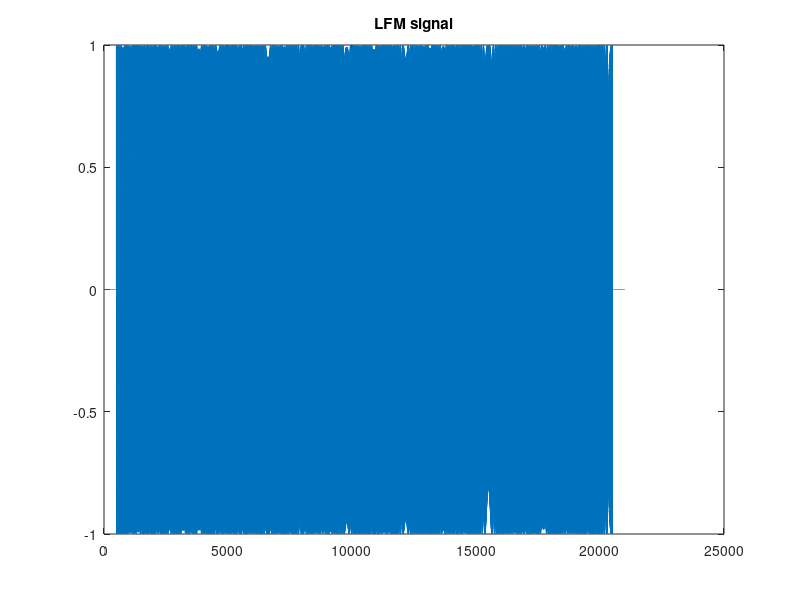

MATLAB code for this plot: (Note: this script raises an error after producing the figure.)
T=1;
f1=1000;
f2=5000;

Fs=20e3;
Ts=1/Fs;

t=0:Ts:T;
phase= 2*pi*(f1*t + (f2-f1)/(2*T)*t.^2);
x=[zeros(1,500), cos(phase), zeros(1,500)];
figure(1);
plot(x);
title('LFM signal');

figure (2);
spectrogram(x, rectwin(100), 90, 1024, Fs);
title ('Rectangular window L=100');
figure (3);
spectrogram(x, rectwin(50), 40, 1024, Fs);
title ('Rectangular window L=50');

figure (4);
spectrogram(x, kaiser(100,20), 90, 1024, Fs);
title ('Kaiser window L=100 Beta=20');
figure (5);
spectrogram(x, kaiser(50,20), 40, 1024, Fs);
title ('Kaiser window L=50 Beta=20');

figure (6);
spectrogram(x, kaiser(100,70), 90, 1024, Fs);
title ('Kaiser window L=100 Beta=70');
figure (7);
spectrogram(x, kaiser(50,70), 40, 1024, Fs);
title ('Kaiser window L=50 Beta=70');

soundsc(x, Fs);